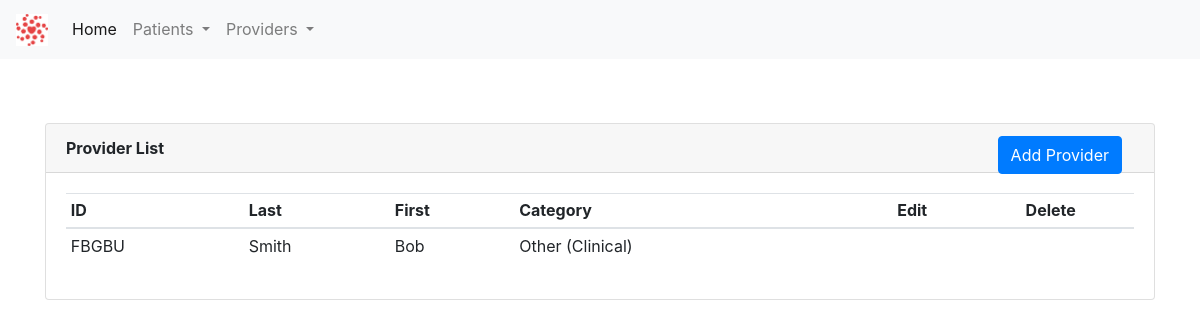
Page /providers/ on the committed database.
### app/providers/provider_model.py (models this page shows, shortened)
class Provider(db.Model):
    id = db.Column(db.Integer, primary_key=True)
    first_name = db.Column(db.String(30), index=True, nullable=False, info={'label': 'First Name'})
    last_name = db.Column(db.String(30), index=True, nullable=False, info={'label': 'Last Name'})
    provider_id = db.Column(db.String(10), index=True)
    provider_category_id = db.Column(db.Integer, db.ForeignKey('provider_category.id'))
    provider_category = db.relationship(ProviderCategory)

class ProviderCategory(db.Model):
    id = db.Column(db.Integer, primary_key=True)
    code_name = db.Column(db.String(30), index=True, nullable=False)
    name = db.Column(db.String(60), index=True, nullable=False)
    def __str__(self):
        return self.name

### app/providers/provider.py (the view)
@provider_bp.route('/')
def view_provider_list():
    provider_list = Provider.query.all()
    return render_template('providers.html', title="Provider List", provider_list=provider_list)

### app/providers/templates/providers.html (shortened to what this page needs)
{% extends "base.html" %}
{% block content %}
    <div class="container" style="margin-top: 4rem">
        <div class="card">
          <div class="card-header">
              <b>Provider List</b>
              <a class="btn btn-primary" href="/providers/new" role="button" style="position: absolute; right: 2rem">  Add Provider</a>
          </div>
          <div class="card-body">
              <table class="table table-hover table-sm">
                  <thead>
                    <tr>
                      <th scope="col">ID</th>
                      <th scope="col">Last</th>
                      <th scope="col">First</th>
                      <th scope="col">Category</th>
                      <th style="text-align: center; vertical-align: middle" scope="col">Edit</th>
                      <th style="text-align: center; vertical-align: middle" scope="col">Delete</th>
                    </tr>
                  </thead>
                  <tbody>
                  {% for provider in provider_list %}
                    <tr>
                      <td>{{ provider.provider_id }}</td>
                      <td>{{ provider.last_name }}</td>
                      <td>{{ provider.first_name }}</td>
                      <td>{{ provider.provider_category }}</td>
                        <td style="text-align: center; vertical-align: middle"><a href="/providers/edit/{{provider.provider_id}}"></a></td>
                        <td style="text-align: center; vertical-align: middle"><a href="/providers/delete/{{ provider.provider_id }}"></a></td>
                    </tr>
                  {% endfor %}
                  </tbody>
              </table>
          </div>
        </div>
    </div>
{% endblock %}

### rows in the picture
Provider: provider_id "FBGBU", last_name "Smith", first_name "Bob", provider_category "Other (Clinical)"
